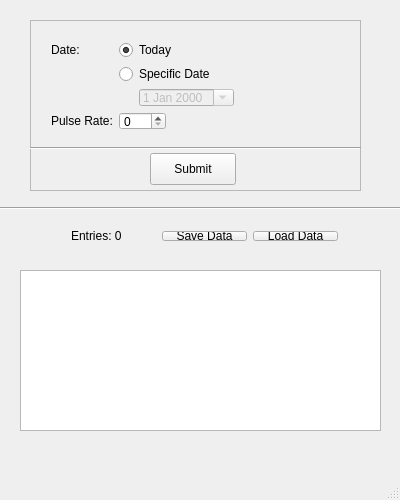
<?xml version="1.0" encoding="UTF-8"?>
<ui version="4.0">
 <class>SampleUI</class>
 <widget class="QMainWindow" name="SampleUI">
  <property name="geometry">
   <rect>
    <x>0</x>
    <y>0</y>
    <width>400</width>
    <height>500</height>
   </rect>
  </property>
  <property name="windowTitle">
   <string>Health Tracker</string>
  </property>
  <widget class="QWidget" name="centralWidget">
   <widget class="Line" name="line">
    <property name="geometry">
     <rect>
      <x>0</x>
      <y>200</y>
      <width>401</width>
      <height>16</height>
     </rect>
    </property>
    <property name="orientation">
     <enum>Qt::Horizontal</enum>
    </property>
   </widget>
   <widget class="QFrame" name="frame">
    <property name="geometry">
     <rect>
      <x>30</x>
      <y>20</y>
      <width>331</width>
      <height>171</height>
     </rect>
    </property>
    <property name="frameShape">
     <enum>QFrame::StyledPanel</enum>
    </property>
    <property name="frameShadow">
     <enum>QFrame::Raised</enum>
    </property>
    <widget class="QWidget" name="formLayoutWidget">
     <property name="geometry">
      <rect>
       <x>10</x>
       <y>10</y>
       <width>311</width>
       <height>111</height>
      </rect>
     </property>
     <layout class="QFormLayout" name="formLayout">
      <property name="fieldGrowthPolicy">
       <enum>QFormLayout::FieldsStayAtSizeHint</enum>
      </property>
      <item row="0" column="0">
       <widget class="QLabel" name="label">
        <property name="text">
         <string>Date:</string>
        </property>
       </widget>
      </item>
      <item row="0" column="1">
       <widget class="QRadioButton" name="radioToday">
        <property name="text">
         <string>Today</string>
        </property>
        <property name="checked">
         <bool>true</bool>
        </property>
       </widget>
      </item>
      <item row="1" column="1">
       <widget class="QRadioButton" name="radioDateSelect">
        <property name="text">
         <string>Specific Date</string>
        </property>
       </widget>
      </item>
      <item row="2" column="1">
       <layout class="QHBoxLayout" name="horizontalLayout_3">
        <item>
         <spacer name="horizontalSpacer">
          <property name="orientation">
           <enum>Qt::Horizontal</enum>
          </property>
          <property name="sizeType">
           <enum>QSizePolicy::Fixed</enum>
          </property>
          <property name="sizeHint" stdset="0">
           <size>
            <width>20</width>
            <height>20</height>
           </size>
          </property>
         </spacer>
        </item>
        <item>
         <widget class="QDateEdit" name="dateSelect">
          <property name="enabled">
           <bool>false</bool>
          </property>
          <property name="calendarPopup">
           <bool>true</bool>
          </property>
         </widget>
        </item>
       </layout>
      </item>
      <item row="3" column="0">
       <widget class="QLabel" name="label_2">
        <property name="text">
         <string>Pulse Rate:</string>
        </property>
       </widget>
      </item>
      <item row="3" column="1">
       <widget class="QSpinBox" name="spinPulseRate">
        <property name="maximum">
         <number>500</number>
        </property>
       </widget>
      </item>
     </layout>
    </widget>
    <widget class="Line" name="line_2">
     <property name="geometry">
      <rect>
       <x>0</x>
       <y>120</y>
       <width>331</width>
       <height>16</height>
      </rect>
     </property>
     <property name="orientation">
      <enum>Qt::Horizontal</enum>
     </property>
    </widget>
    <widget class="QPushButton" name="buttonSubmit">
     <property name="geometry">
      <rect>
       <x>120</x>
       <y>133</y>
       <width>86</width>
       <height>32</height>
      </rect>
     </property>
     <property name="text">
      <string>Submit</string>
     </property>
    </widget>
   </widget>
   <widget class="QListWidget" name="entriesListWidget">
    <property name="geometry">
     <rect>
      <x>20</x>
      <y>270</y>
      <width>361</width>
      <height>161</height>
     </rect>
    </property>
   </widget>
   <widget class="QWidget" name="layoutWidget">
    <property name="geometry">
     <rect>
      <x>60</x>
      <y>220</y>
      <width>289</width>
      <height>32</height>
     </rect>
    </property>
    <layout class="QHBoxLayout" name="horizontalLayout">
     <item>
      <widget class="QLabel" name="labelEntries">
       <property name="text">
        <string>Entries: 0</string>
       </property>
      </widget>
     </item>
     <item>
      <widget class="QPushButton" name="buttonSave">
       <property name="text">
        <string>Save Data</string>
       </property>
      </widget>
     </item>
     <item>
      <widget class="QPushButton" name="buttonLoad">
       <property name="text">
        <string>Load Data</string>
       </property>
      </widget>
     </item>
    </layout>
   </widget>
  </widget>
  <widget class="QMenuBar" name="menuBar">
   <property name="geometry">
    <rect>
     <x>0</x>
     <y>0</y>
     <width>400</width>
     <height>22</height>
    </rect>
   </property>
  </widget>
  <widget class="QStatusBar" name="statusBar"/>
 </widget>
 <layoutdefault spacing="6" margin="11"/>
 <resources/>
 <connections>
  <connection>
   <sender>buttonSave</sender>
   <signal>clicked()</signal>
   <receiver>SampleUI</receiver>
   <slot>testSave()</slot>
   <hints>
    <hint type="sourcelabel">
     <x>206</x>
     <y>147</y>
    </hint>
    <hint type="destinationlabel">
     <x>199</x>
     <y>149</y>
    </hint>
   </hints>
  </connection>
  <connection>
   <sender>buttonLoad</sender>
   <signal>clicked()</signal>
   <receiver>SampleUI</receiver>
   <slot>testLoad()</slot>
   <hints>
    <hint type="sourcelabel">
     <x>256</x>
     <y>147</y>
    </hint>
    <hint type="destinationlabel">
     <x>199</x>
     <y>149</y>
    </hint>
   </hints>
  </connection>
  <connection>
   <sender>radioDateSelect</sender>
   <signal>toggled(bool)</signal>
   <receiver>dateSelect</receiver>
   <slot>setEnabled(bool)</slot>
   <hints>
    <hint type="sourcelabel">
     <x>233</x>
     <y>74</y>
    </hint>
    <hint type="destinationlabel">
     <x>237</x>
     <y>102</y>
    </hint>
   </hints>
  </connection>
  <connection>
   <sender>buttonSubmit</sender>
   <signal>clicked()</signal>
   <receiver>SampleUI</receiver>
   <slot>submitPulseRateData()</slot>
   <hints>
    <hint type="sourcelabel">
     <x>192</x>
     <y>190</y>
    </hint>
    <hint type="destinationlabel">
     <x>199</x>
     <y>153</y>
    </hint>
   </hints>
  </connection>
 </connections>
 <slots>
  <slot>testSave()</slot>
  <slot>testLoad()</slot>
  <slot>submitPulseRateData()</slot>
 </slots>
</ui>
